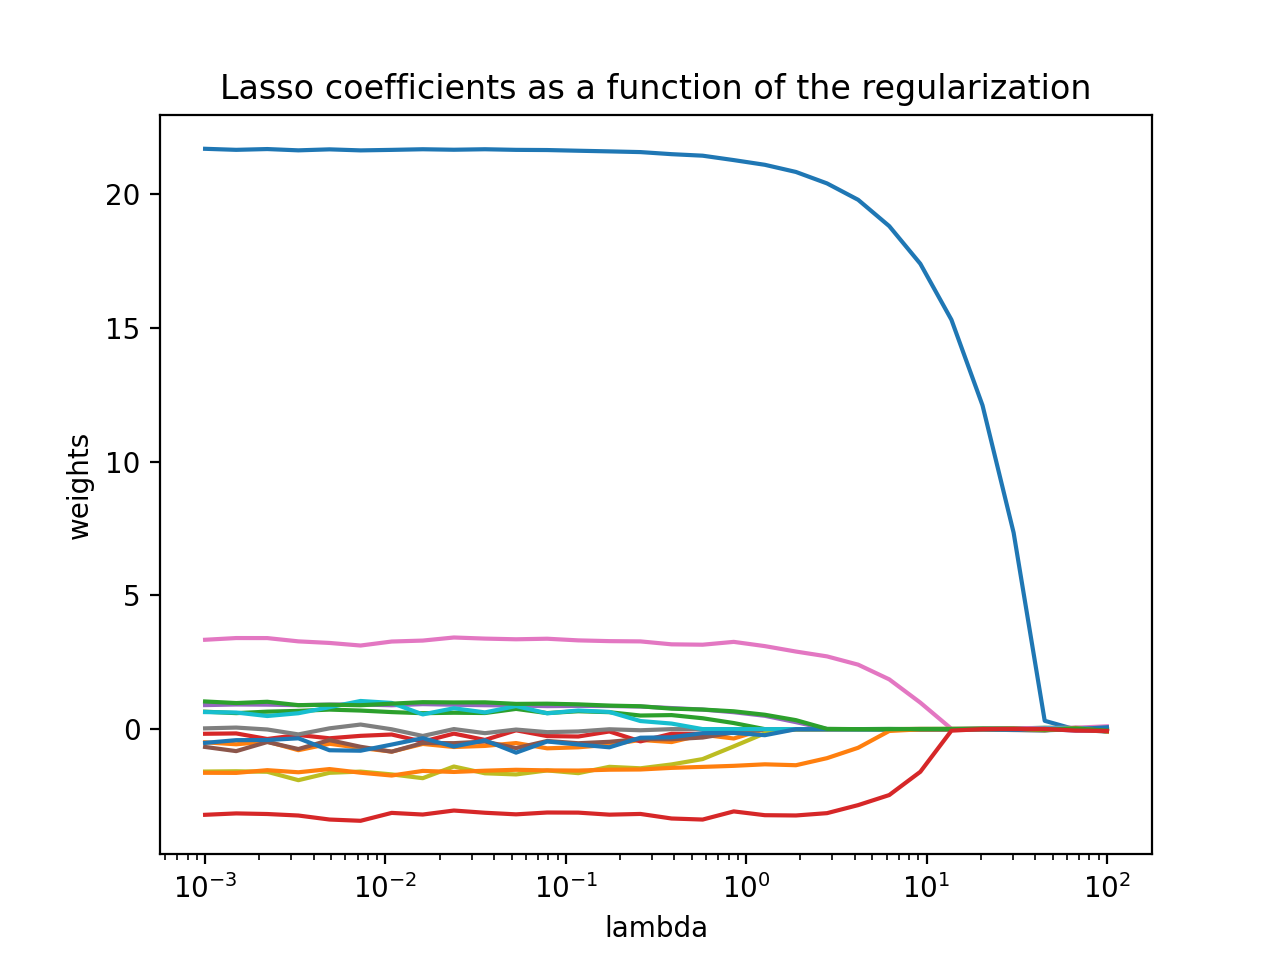

This chart was generated by the following Python code:
# sys hacking for import resultion
import sys
sys.path.insert(0, '/Users/emilioalberini/Desktop/eaLearn')

import numpy as np
from sklearn.datasets import load_boston
from sklearn.linear_model import LassoCV
import matplotlib.pyplot as plt


from eaLearn import Lasso
from eaLearn.utils import train_test_split
from eaLearn.utils import standardize
from eaLearn.utils import mean_squared_error


def main():

    # load data, preprocess it, and split it
    X, y = load_boston(return_X_y=True)
    X = standardize(X)
    X_train, X_test, y_train, y_test = train_test_split(X,y)
    
    # init model and fit it to the data
    lambdas = np.logspace(-3, 2, num=30)
    weights = []
    for lam in lambdas:
        model = Lasso(lam=lam, learning_rate=0.001)
        model.fit(X_train, y_train)
        weights.append(model.w)
        y_pred = model.predict(X_test)
        mse = mean_squared_error(y_test, y_pred)
        print(f"eaLearn Model (lambda: {round(lam,3)}) MSE: {round(mse, 3)}")

    # comapare it to sklearn model
    sk_model = LassoCV(alphas=lambdas)
    sk_model.fit(X_train, y_train)
    # test out model
    y_pred = sk_model.predict(X_test)
    mse = mean_squared_error(y_test, y_pred)
    print()
    print(f"sklearn Model (lambda: {round(sk_model.alpha_,3)}) MSE: {round(mse,3)}")

    # plot results
    plt.plot(lambdas, weights)
    plt.xscale("log")
    plt.xlabel("lambda")
    plt.ylabel("weights")
    plt.title("Lasso coefficients as a function of the regularization")
    plt.axis("tight")
    plt.show()

if __name__ == "__main__":
    main()
